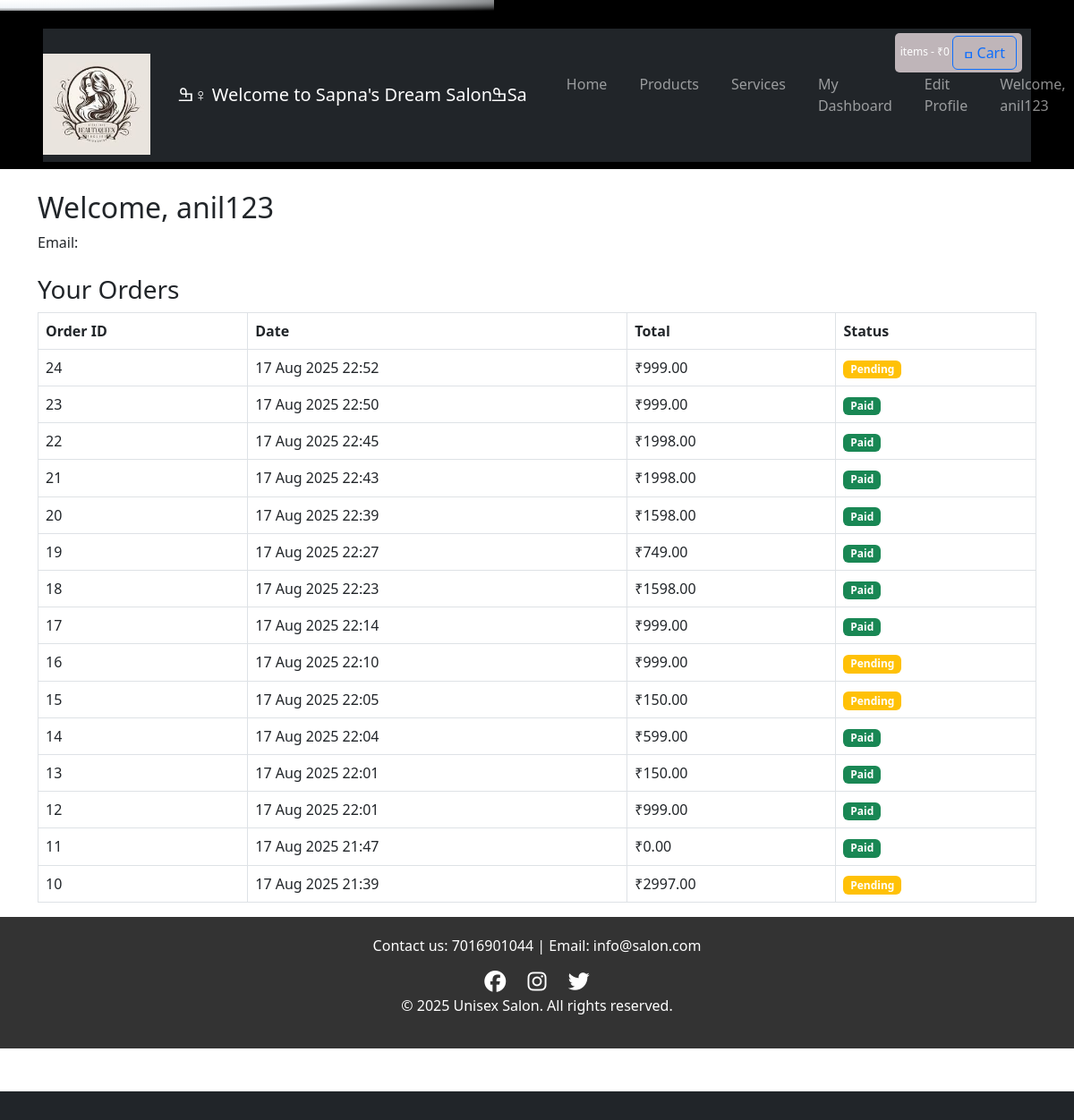
The app's page /cart1/dashboard/ (signed in), older data.
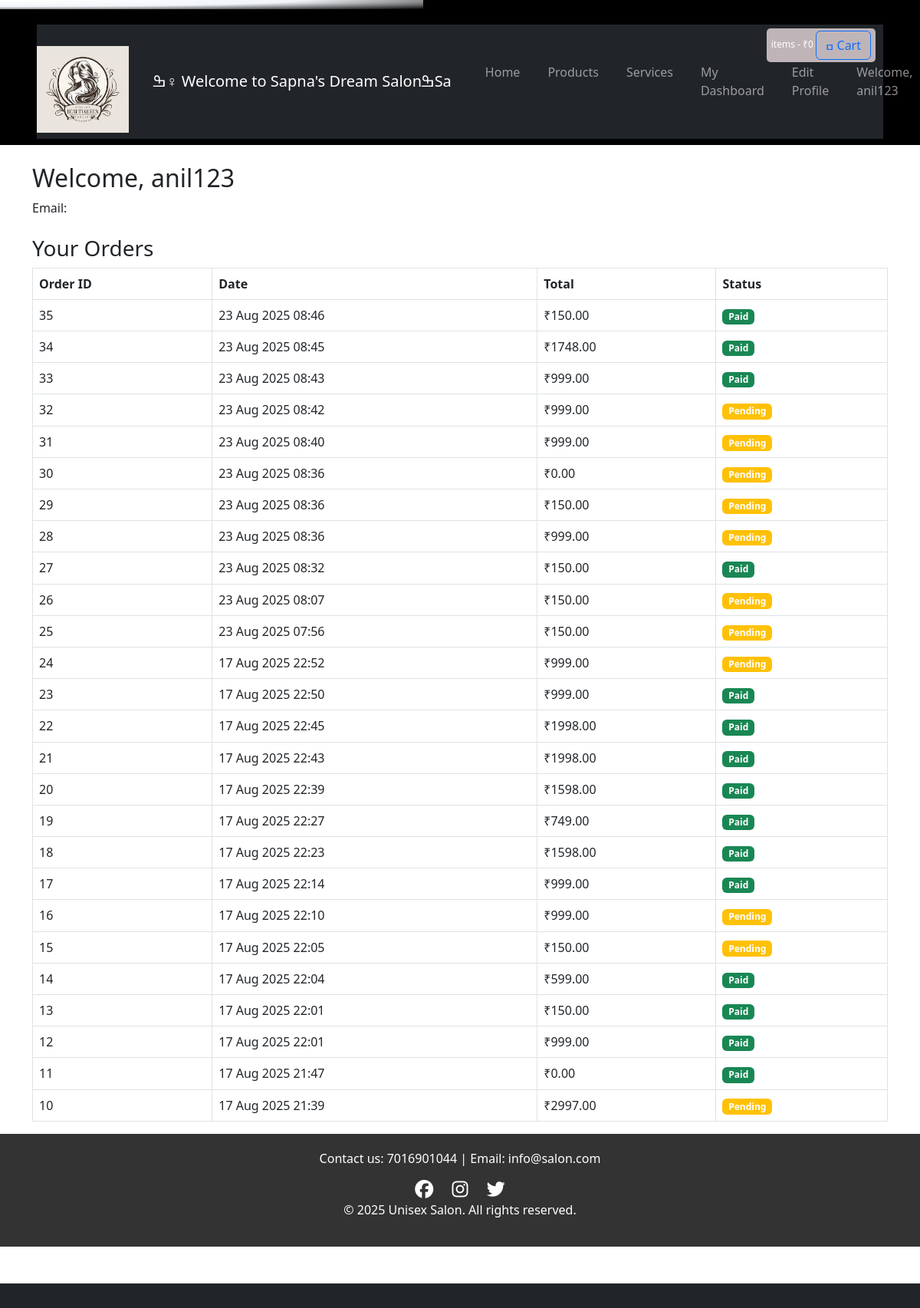
The same page, newer data.
### cart1/models.py (models this page shows, shortened)
class Order(models.Model):
    customer = models.ForeignKey(Customer, on_delete=models.CASCADE)
    total_price = models.DecimalField(max_digits=10, decimal_places=2)
    is_paid = models.BooleanField(default=False)  # will be True after successful payment
    payment_id = models.CharField(max_length=255, blank=True)  # store gateway payment reference
    created_at = models.DateTimeField(auto_now_add=True)

### cart1/views.py (the view)
# urls.py: path('dashboard/', views.dashboard_view, name='dashboard'),
@login_required
def dashboard_view(request):
    customer, _ = Customer.objects.get_or_create(
        user=request.user,
        defaults={'full_name': request.user.get_full_name(), 'email': request.user.email}
    )
    orders = Order.objects.filter(customer=customer).order_by('-id')
    return render(request, 'dashboard.html', {'orders': orders})

### cart1/context_processors.py (called while the page is built)
def cart(request):
        console.log(f"incp")
        return {'cart': Cart1(request)}

### cart1/templates/dashboard.html
{% extends 'core/base.html' %}
{% load static %}
{% block content %}
<div class="container mt-4">
    <h2>Welcome, {{ user.username }}</h2>
    <p>Email: {{ user.email }}</p>
    <h3 class="mt-4">Your Orders</h3>
    {% if orders %}
        <table class="table table-bordered mt-2">
            <thead>
                <tr>
                    <th>Order ID</th>
                    <th>Date</th>
                    <th>Total</th>
                    <th>Status</th>
                </tr>
            </thead>
            <tbody>
                {% for order in orders %}
                <tr>
                    <td>{{ order.id }}</td>
                    <td>{{ order.created_at|date:"d M Y H:i" }}</td>
                    <td>₹{{ order.total_price }}</td>
                    <td>
                        {% if order.is_paid %}
                            <span class="badge bg-success">Paid</span>
                        {% else %}
                            <span class="badge bg-warning">Pending</span>
                        {% endif %}
                    </td>
                </tr>
                {% endfor %}
            </tbody>
        </table>
    {% else %}
        <p>You have no orders yet.</p>
    {% endif %}
</div>
{% endblock %}

### core/templates/core/base.html (shortened to what this page needs)
{% load static %}
<!DOCTYPE html>
<html lang="en">
<head>
  <link href="https://cdn.jsdelivr.net/npm/bootstrap@5.3.2/dist/css/bootstrap.min.css" rel="stylesheet">
  <link rel="stylesheet" href="https://cdnjs.cloudflare.com/ajax/libs/font-awesome/6.5.0/css/all.min.css">
  <link rel="stylesheet" href="{% static 'css/home.css' %}">
  <link href="https://cdn.jsdelivr.net/npm/bootstrap@5.3.3/dist/css/bootstrap.min.css" rel="stylesheet">
<link rel="stylesheet" href="{% static 'css/styles.css' %}">
</head>
<body>
<main class="bg-black h-screen grid place-items-center text-white">
  <article class="overflow-hidden p-px relative rounded-md bg-neutral-600">
<section class="inline-block space-y-2 bg-black rounded-md z-10 relative px-5 py-2">
    <div class="glow inset-0 w-[100px] h-[100px] absolute rotate-45">.</div>
<nav class="navbar navbar-expand-lg navbar-dark bg-dark">
<div style="text-align:center; margin-top:20px;">
    <img src="{% static 'images/salon-logo.png' %}" alt="Salon Logo" style="width: 120px;">
</div>
 <div class="container">
    <a class="navbar-brand" href="{% url 'home' %}">ߒ‍♀ Welcome to Sapna's Dream  Salonߒ‍Sa</a>
    <div class="collapse navbar-collapse" id="navbarContent">
          <ul class="navbar-nav ms-auto">
        <li class="nav-item"><a class="nav-link" href="{% url 'home' %}">Home</a></li>
      <li class="nav-item"><a class="nav-link" href="#">Products</a></li>
      <li class="nav-item"><a class="nav-link" href="#">Services</a></li>
        {% if user.is_authenticated %}
            <li class="nav-item"><a class="nav-link" href="{% url 'dashboard' %}">My Dashboard</a></li>
           <li class="nav-item"><a class="nav-link" href="{% url 'update_profile' %}">Edit Profile</a></li>
          <li class="nav-item"><a class="nav-link" href="#">Welcome, {{ user.username }}</a></li>
        {% else %}
          <li class="nav-item"><a class="nav-link" href="{% url 'login' %}" >LoginNew</a></li>
          <li class="nav-item"><a class="nav-link" href="{% url 'register' %}">Register</a></li> </ul>
        {% endif %}
          <span class="badge-new">
              items - <span id="cart-price">₹0</span>
                        <button id="cart-btn" type="button"
        class="btn btn-outline-primary position-relative"
        data-bs-toggle="modal" data-bs-target="#cartModal">
  ߛ Cart
</button>
</span>
    </div>
  </div>
</nav>
</section>
  </article></main>
{% block content %}{% endblock %}
<footer>
    <p>Contact us: 7016901044 | Email: info@salon.com</p>
    <div>
        <a href="https://facebook.com" target="_blank"><i class="fab fa-facebook"></i></a>
        <a href="https://instagram.com" target="_blank"><i class="fab fa-instagram"></i></a>
        <a href="https://twitter.com" target="_blank"><i class="fab fa-twitter"></i></a>
    </div>
    <p> &copy; 2025 Unisex Salon. All rights reserved.</p>
</footer>
<footer class="bg-dark text-light text-center py-3 mt-5">
</footer>
</body>
</html>

### static/css/home.css (style rules this page uses)
body { font-family: 'Segoe UI', sans-serif; margin: 0; padding: 0; background: #f8f8f8; color: #333; }
nav a { color: white; text-decoration: none; margin-left: 20px; font-weight: 500; }
footer { background: #333; color: white; text-align: center; padding: 20px; }
.glow { animation: move 5s linear infinite; offset-path: rect(0% auto 100% auto); background: radial-gradient(#fff, #f1f5f9, transparent); }
.badge-new { position: absolute; top: 05px; right: 10px; background-color: #bfb5b9; color: white; font-size: 0.75rem; padding: 3px 6px; border-radius: 5px; }
.nav-link { color: white; text-decoration: none; font-size: 1.2rem; margin-left: 20px; padding: 10px; transition: all 0.3s ease; }

### core/templates/core/base.html (style rules this page uses)
footer { background: #333; color: white; padding: 20px; text-align: center; }
footer i { font-size: 1.5rem; margin: 0 10px; color: white; transition: color 0.3s ease; }

Row changes from the older to the newer data that the page shows:
added Order: id "35", created_at "23 Aug 2025 08:46", total_price "150.00", is_paid "Paid"
added Order: id "34", created_at "23 Aug 2025 08:45", total_price "1748.00", is_paid "Paid"
added Order: id "33", created_at "23 Aug 2025 08:43", total_price "999.00", is_paid "Paid"
added Order: id "32", created_at "23 Aug 2025 08:42", total_price "999.00", is_paid "Pending"
added Order: id "31", created_at "23 Aug 2025 08:40", total_price "999.00", is_paid "Pending"
added Order: id "30", created_at "23 Aug 2025 08:36", total_price "0.00", is_paid "Pending"
added Order: id "29", created_at "23 Aug 2025 08:36", total_price "150.00", is_paid "Pending"
added Order: id "28", created_at "23 Aug 2025 08:36", total_price "999.00", is_paid "Pending"
added Order: id "27", created_at "23 Aug 2025 08:32", total_price "150.00", is_paid "Paid"
added Order: id "26", created_at "23 Aug 2025 08:07", total_price "150.00", is_paid "Pending"
added Order: id "25", created_at "23 Aug 2025 07:56", total_price "150.00", is_paid "Pending"
